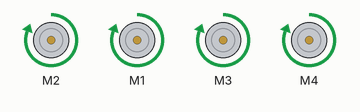
Simulated run of this sketch. Board: Arduino Uno, built with avr-gcc and run on an emulated ATmega328P. Shown: 4 × DC motor (green arrow = forward, orange = backward, longer = faster).

Above: at 0.1 s.
Timing chart, 0 to 1.6 s (numbered marks = the images above):
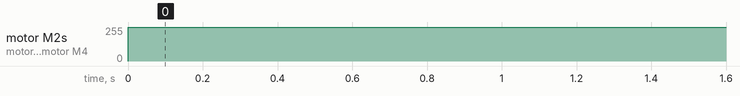

The sketch:

motorthings.ino
```cpp
#include <AFMotor.h>

AF_DCMotor motor2(2);
AF_DCMotor motor1(1);
AF_DCMotor motor3(3);
AF_DCMotor motor4(4);

void setup()
{
	//Set initial speed of the motor & stop
	motor2.setSpeed(200);
  motor1.setSpeed(225);
  motor3.setSpeed(255);
  motor4.setSpeed(255);
  motor1.run(RELEASE);
  motor2.run(RELEASE);
  motor3.run(RELEASE);
  motor4.run(RELEASE);
}

void loop()
{
	uint8_t i;

	// Turn on motor
	motor2.run(FORWARD);
  motor1.run(FORWARD);
  motor3.run(FORWARD);
  motor4.run(FORWARD);
  motor1.setSpeed(255);
  motor2.setSpeed(255);
  motor3.setSpeed(255);
  motor4.setSpeed(255);
	// delay(1000);
}
```

Measured:
- by itself, motor M2, motor M1, motor M3, motor M4: stopped → forward 255/255 at 0.00 s
